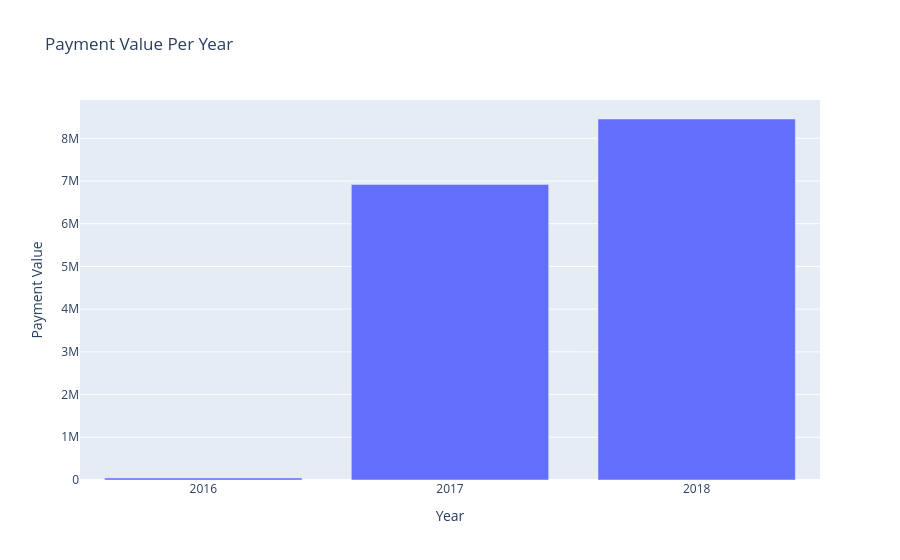

Notebook code for this chart:
### Code cell
import plotly.express as px

fig = px.bar(
    x = merged_order_payment_year.index,
    y = merged_order_payment_year["payment_value"],
    title = "Payment Value Per Year",
    labels = {
        "x": "Year",
        "y": "Payment Value"
    }
)

fig.update_xaxes(
    tickvals=[2016, 2017, 2018]
)

fig.show()

### Figure 1 — Plotly figure (JSON) as saved in the notebook; plotly's stock layout.template omitted (floating-point values rounded to 4 significant figures)
{"data": [{"alignmentgroup": "True", "hovertemplate": "Year=%{x}<br>Payment Value=%{y}<extra></extra>", "legendgroup": "", "marker": {"color": "#636efa", "pattern": {"shape": ""}}, "name": "", "offsetgroup": "", "orientation": "v", "showlegend": false, "textposition": "auto", "type": "bar", "x": [2016, 2017, 2018], "xaxis": "x", "y": [47290.0, 6920000.0, 8452000.0], "yaxis": "y"}], "layout": {"barmode": "relative", "legend": {"tracegroupgap": 0}, "title": {"text": "Payment Value Per Year"}, "xaxis": {"anchor": "y", "domain": [0, 1], "tickvals": [2016, 2017, 2018], "title": {"text": "Year"}}, "yaxis": {"anchor": "x", "domain": [0, 1], "title": {"text": "Payment Value"}}}}
